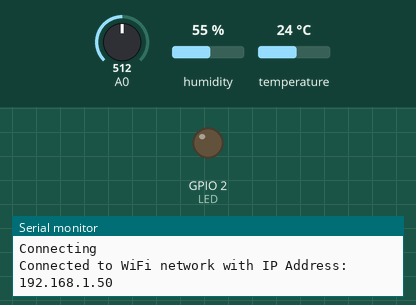
This sketch was run on a simulated ESP8266 (NodeMCU). Shown: output pins drawn as LEDs (lit = HIGH), the last lines printed to the serial monitor. The test bench sets the inputs (shaded band); at power-on: A0 = 512, humidity 55 %, temperature 24 °C. WiFi joins after 1.5 s; servers stay silent unless stated; uploads are accepted with an empty reply.

Above: at 2.8 s.
2.9 s: A0 set to 122
At 6.9 s:
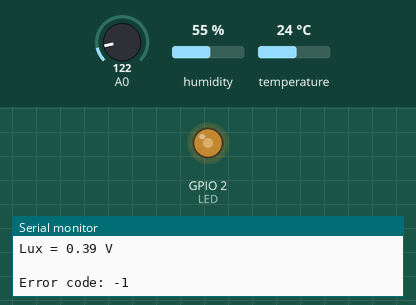
10.5 s: A0 set to 306
At 12.3 s:
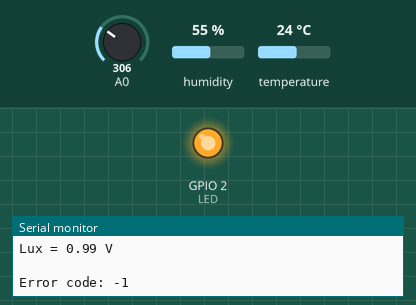
Timing chart, 0 to 13.8 s (numbered marks = the images above; inputs shaded):
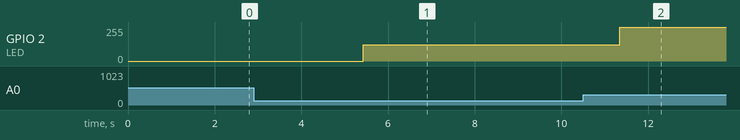

Measured:
- after the input at 2.9 s, GPIO 2 (LED): 0/255 → 122/255 after 2.5 s
- after the input at 10.5 s, GPIO 2 (LED): 122/255 → 255/255 after 0.85 s

The sketch:

LUX_og_Temp_kode.ino
```cpp
#include <ESP8266HTTPClient.h>  // Include the HTTPClient libary
#include <ESP8266WiFi.h>        // Include the Wi-Fi libary
#include <ESP8266WiFiMulti.h>   // Include the Wi-Fi-Multi library
#include <ESP8266WebServer.h>   // Include the WebServer library
#include <ESP8266mDNS.h>        // Include the mDNS library

ESP8266WiFiMulti wifiMulti;

#include <DHT.h>                // Include library for the temp and humidity
#define DHTTYPE DHT11
DHT dht(5, DHTTYPE);

//Wifi id and password
const char* ssid = "iPhone";
const char* password = "12345678";

//Set light source pin
const byte LED = 2; //D4 pin
//The server
const char* serverName = "http://api.mj-software.dk/data";
unsigned long lastTime = 0;
unsigned long timerDelay = 5000;
//Declaring varibles for temperature, lux, voltage and humidity
float temp = 0;
int lux = 0;
float voltage = 0;
int humidity = 0;
//declaring and init LDR to Analog0 pin
const int LDR = A0; //analog signal

void setup()  {
  //Serial BAUD RATE
  Serial.begin(9600);
  //Setting LED to output
  pinMode(LED, OUTPUT);
  delay(100);

  wifiMulti.addAP(ssid, password);
  Serial.println("Connecting");
  while (wifiMulti.run() != WL_CONNECTED) {
    delay(500);
    Serial.print(".");
  }
  Serial.println("");
  Serial.print("Connected to WiFi network with IP Address: ");
  Serial.println(WiFi.localIP());
  pinMode(LED, OUTPUT);
  digitalWrite(LED, LOW);
  dht.begin();
}

void loop()
{
  if ((millis() - lastTime) > timerDelay) {

    //Wifi
    if (WiFi.status() == WL_CONNECTED) {
      HTTPClient http;


      /*Code for temp (DHT11)
        reading the value of temperature
        printing it out to Serial
      */
      temp = dht.readTemperature();
      Serial.print("Temperature = ");
      Serial.print(temp);
      Serial.println(" °C  ");
      delay(200);


      /*Code for humidity (DHT11)
        reading the value of humidity
        printing it out to Serial
      */
      humidity = dht.readHumidity();
      Serial.print("Humidity = ");
      Serial.print(humidity);
      Serial.println(" %\n ");
      delay(200);


      /*
        Code for Lux (LDR sensor)
        reading the value of humidity
        printing it out to Serial
      */
      lux = analogRead(A0);//read the input on analog pin 0
      voltage = lux * (3.3 / 1023); //Convert the analog reading (which goes from 0 - 1023) to a voltage (0 - 3.3V)
      Serial.print("Lux = ");
      Serial.print(voltage);// print out the value you read
      Serial.println(" V\n  ");
      //Generating an PWM signal to the LED through the value of LUX
      analogWrite(LED, lux);

      Serial.println();

      delay(100); //delay med 100 ms

      // Link - How to use HTTP GET & POST - https://randomnerdtutorials.com/esp32-http-get-post-arduino/
      // Send http POST -----------------------------
      http.addHeader("Content-Type", "application/x-www-form-urlencoded");

      // Data to send with HTTP POST
      char *httpPostData;
      httpPostData = (char *)calloc(sizeof(char), 50);
      sprintf(httpPostData, "?temp=%f&lux=%f&humidity=%d", temp, voltage, humidity);
      http.begin(serverName + String(httpPostData));
      // Send HTTP POST request
      int httpResponseCode = http.POST("");

      // Free resources
      http.end();
    } else {
      Serial.println("WiFi Disconnected");
    }

    // Link - How to use HTTP GET & POST - https://randomnerdtutorials.com/esp32-http-get-post-arduino/
    // Send http GET -----------------------------
    HTTPClient httpget;

    // Data to get with HTTP GET
    String serverPath = serverName + String("/latest/lux");

    httpget.begin(serverPath.c_str());

    int httpgetResponseCode = httpget.GET();

    if (httpgetResponseCode > 0) {
      Serial.print("HTTP Response code: ");
      Serial.println(httpgetResponseCode);
      String payload = httpget.getString();
      Serial.println(payload);
    }
    else {
      Serial.print("Error code: ");
      Serial.println(httpgetResponseCode);
    }

    // Free resources
    httpget.end();

    lastTime = millis();
  }
}
```
